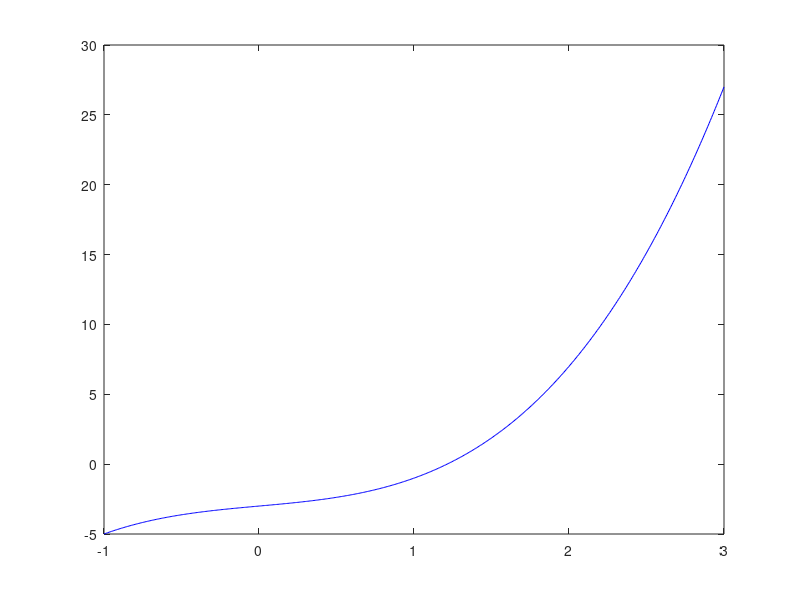

This chart was generated by the following MATLAB code: (Note: this script raises an error after producing the figure.)
fprintf('\n--- 17.2: Bisection Method ---\n');
f = @(x) x.^3 + x - 3;
a = 0; b = 2;   % initial interval where f(a)*f(b) < 0
tol = 0.05;
iterCount = 0;

while (b - a)/2 > tol
    c = (a + b)/2;
    if f(a)*f(c) < 0
        b = c;
    else
        a = c;
    end
    iterCount = iterCount + 1;
end
root = (a+b)/2;
fprintf('Root = %.6f found in %d bisections\n', root, iterCount);

xv = linspace(-1, 3, 500);
figure; plot(xv, f(xv), 'b'); hold on;
yline(0, 'k--');
plot(root, f(root), 'ro', 'MarkerFaceColor', 'r');
xlabel('x'); ylabel('f(x)'); title('Bisection Method Root'); grid on;
